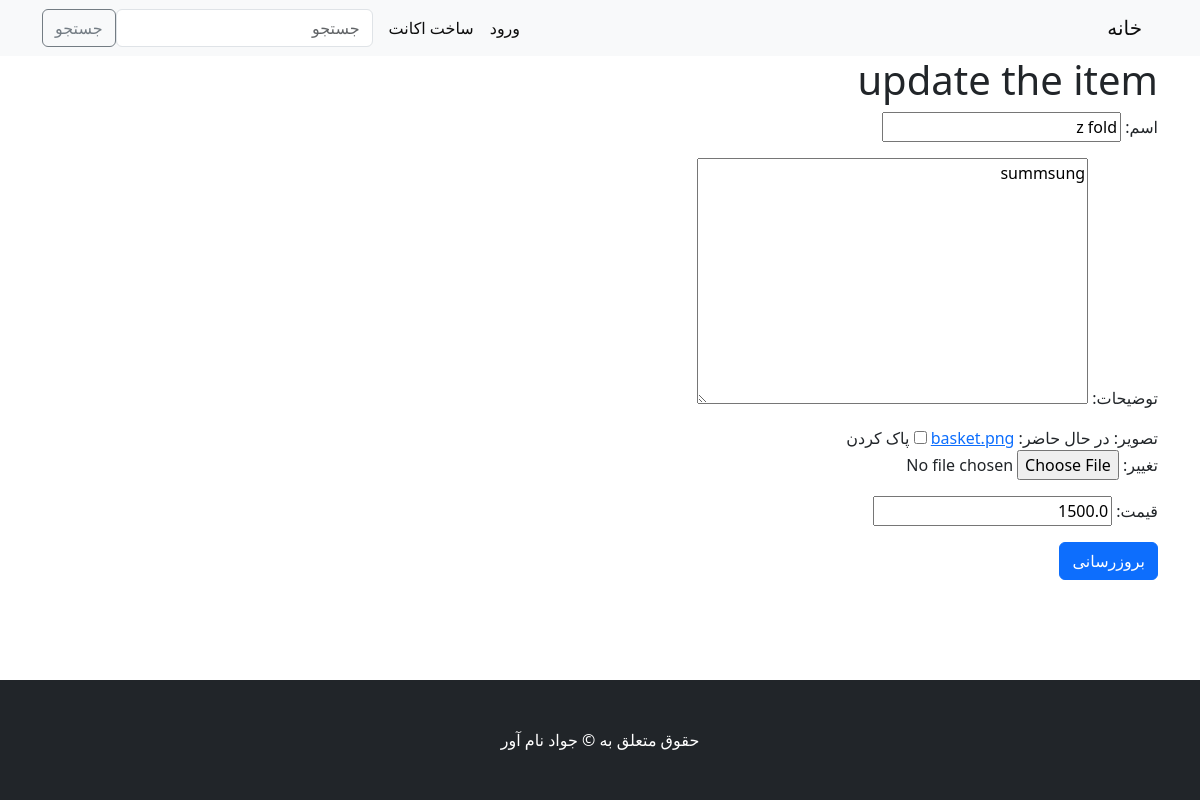
Page /update/3 on the committed database.
### stuff/models.py (models this page shows, shortened)
class Product(models.Model):
    name = models.CharField(max_length=255, verbose_name='اسم')
    discription = models.TextField(verbose_name='توضیحات')
    image = models.ImageField(upload_to='products/', null=True, blank=True,
                              default='basket.png', verbose_name='تصویر')
    price = models.FloatField(verbose_name='قیمت')
    date_added = models.DateTimeField(auto_now_add=True,
                                      verbose_name='تاریخ ایجاد')
    date_updated = models.DateTimeField(auto_now=True)
    class Meta:
        verbose_name = 'کالا'
        verbose_name_plural = 'کالا ها'

### stuff/views.py (the view)
# urls.py: path('update/<int:pk>',ItemUpdateView.as_view(),name='update_item'),
class ItemUpdateView(UpdateView):
    model = Product
    template_name = 'stuff/update_item.html'
    fields = ['name', 'discription','image','price']

### templates/stuff/update_item.html (shortened to what this page needs)
{% extends "base.html" %}
{% block content %}
<div class="container">
<form action="" enctype="multipart/form-data" method="post">
    <h1>update the item</h1>
    {{form.as_p}}
    <button class=" btn btn-primary" type="submit">بروزرسانی</button>
</form>
</div>
{% endblock content %}

### rows in the picture
Product: name "z fold", discription "summsung", price "1500.0"
